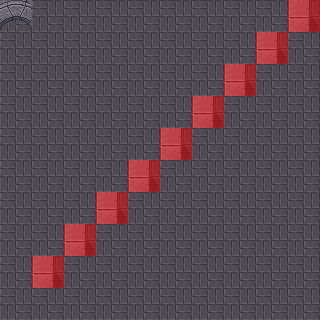

Rendered tile map (Tiled .tmx) drawn with the repository's tilesets; below, a short description and the full map source, tile grids included:
An orthogonal 10x10 tile map with 32x32 px tiles, 3 tile layers (Tile Layer 1, Tile Layer 2, Collision) and 1 object (warp).

<map version="1.0" orientation="orthogonal" width="10" height="10" tilewidth="32" tileheight="32">
 <tileset firstgid="1" name="crypt" tilewidth="32" tileheight="32">
  <image source="crypt.png" width="512" height="512" />
 </tileset>
 <layer name="Tile Layer 1" width="10" height="10">
  <data>
   <tile gid="238" />
   <tile gid="238" />
   <tile gid="238" />
   <tile gid="238" />
   <tile gid="238" />
   <tile gid="238" />
   <tile gid="238" />
   <tile gid="238" />
   <tile gid="238" />
   <tile gid="238" />
   <tile gid="238" />
   <tile gid="238" />
   <tile gid="238" />
   <tile gid="238" />
   <tile gid="238" />
   <tile gid="238" />
   <tile gid="238" />
   <tile gid="238" />
   <tile gid="238" />
   <tile gid="238" />
   <tile gid="238" />
   <tile gid="238" />
   <tile gid="238" />
   <tile gid="238" />
   <tile gid="238" />
   <tile gid="238" />
   <tile gid="238" />
   <tile gid="238" />
   <tile gid="238" />
   <tile gid="238" />
   <tile gid="238" />
   <tile gid="238" />
   <tile gid="238" />
   <tile gid="238" />
   <tile gid="238" />
   <tile gid="238" />
   <tile gid="238" />
   <tile gid="238" />
   <tile gid="238" />
   <tile gid="238" />
   <tile gid="238" />
   <tile gid="238" />
   <tile gid="238" />
   <tile gid="238" />
   <tile gid="238" />
   <tile gid="238" />
   <tile gid="238" />
   <tile gid="238" />
   <tile gid="238" />
   <tile gid="238" />
   <tile gid="238" />
   <tile gid="238" />
   <tile gid="238" />
   <tile gid="238" />
   <tile gid="238" />
   <tile gid="238" />
   <tile gid="238" />
   <tile gid="238" />
   <tile gid="238" />
   <tile gid="238" />
   <tile gid="238" />
   <tile gid="238" />
   <tile gid="238" />
   <tile gid="238" />
   <tile gid="238" />
   <tile gid="238" />
   <tile gid="238" />
   <tile gid="238" />
   <tile gid="238" />
   <tile gid="238" />
   <tile gid="238" />
   <tile gid="238" />
   <tile gid="238" />
   <tile gid="238" />
   <tile gid="238" />
   <tile gid="238" />
   <tile gid="238" />
   <tile gid="238" />
   <tile gid="238" />
   <tile gid="238" />
   <tile gid="238" />
   <tile gid="238" />
   <tile gid="238" />
   <tile gid="238" />
   <tile gid="238" />
   <tile gid="238" />
   <tile gid="238" />
   <tile gid="238" />
   <tile gid="238" />
   <tile gid="238" />
   <tile gid="238" />
   <tile gid="238" />
   <tile gid="238" />
   <tile gid="238" />
   <tile gid="238" />
   <tile gid="238" />
   <tile gid="238" />
   <tile gid="238" />
   <tile gid="238" />
   <tile gid="238" />
  </data>
 </layer>
 <layer name="Tile Layer 2" width="10" height="10">
  <data>
   <tile gid="253" />
   <tile gid="0" />
   <tile gid="0" />
   <tile gid="0" />
   <tile gid="0" />
   <tile gid="0" />
   <tile gid="0" />
   <tile gid="0" />
   <tile gid="0" />
   <tile gid="160" />
   <tile gid="0" />
   <tile gid="0" />
   <tile gid="0" />
   <tile gid="0" />
   <tile gid="0" />
   <tile gid="0" />
   <tile gid="0" />
   <tile gid="0" />
   <tile gid="160" />
   <tile gid="0" />
   <tile gid="0" />
   <tile gid="0" />
   <tile gid="0" />
   <tile gid="0" />
   <tile gid="0" />
   <tile gid="0" />
   <tile gid="0" />
   <tile gid="160" />
   <tile gid="0" />
   <tile gid="0" />
   <tile gid="0" />
   <tile gid="0" />
   <tile gid="0" />
   <tile gid="0" />
   <tile gid="0" />
   <tile gid="0" />
   <tile gid="160" />
   <tile gid="0" />
   <tile gid="0" />
   <tile gid="0" />
   <tile gid="0" />
   <tile gid="0" />
   <tile gid="0" />
   <tile gid="0" />
   <tile gid="0" />
   <tile gid="160" />
   <tile gid="0" />
   <tile gid="0" />
   <tile gid="0" />
   <tile gid="0" />
   <tile gid="0" />
   <tile gid="0" />
   <tile gid="0" />
   <tile gid="0" />
   <tile gid="160" />
   <tile gid="0" />
   <tile gid="0" />
   <tile gid="0" />
   <tile gid="0" />
   <tile gid="0" />
   <tile gid="0" />
   <tile gid="0" />
   <tile gid="0" />
   <tile gid="160" />
   <tile gid="0" />
   <tile gid="0" />
   <tile gid="0" />
   <tile gid="0" />
   <tile gid="0" />
   <tile gid="0" />
   <tile gid="0" />
   <tile gid="0" />
   <tile gid="160" />
   <tile gid="0" />
   <tile gid="0" />
   <tile gid="0" />
   <tile gid="0" />
   <tile gid="0" />
   <tile gid="0" />
   <tile gid="0" />
   <tile gid="0" />
   <tile gid="160" />
   <tile gid="0" />
   <tile gid="0" />
   <tile gid="0" />
   <tile gid="0" />
   <tile gid="0" />
   <tile gid="0" />
   <tile gid="0" />
   <tile gid="0" />
   <tile gid="0" />
   <tile gid="0" />
   <tile gid="0" />
   <tile gid="0" />
   <tile gid="0" />
   <tile gid="0" />
   <tile gid="0" />
   <tile gid="0" />
   <tile gid="0" />
   <tile gid="0" />
  </data>
 </layer>
 <layer name="Collision" width="10" height="10">
  <data>
   <tile gid="0" />
   <tile gid="0" />
   <tile gid="0" />
   <tile gid="0" />
   <tile gid="0" />
   <tile gid="0" />
   <tile gid="0" />
   <tile gid="0" />
   <tile gid="0" />
   <tile gid="13" />
   <tile gid="0" />
   <tile gid="0" />
   <tile gid="0" />
   <tile gid="0" />
   <tile gid="0" />
   <tile gid="0" />
   <tile gid="0" />
   <tile gid="0" />
   <tile gid="13" />
   <tile gid="0" />
   <tile gid="0" />
   <tile gid="0" />
   <tile gid="0" />
   <tile gid="0" />
   <tile gid="0" />
   <tile gid="0" />
   <tile gid="0" />
   <tile gid="13" />
   <tile gid="0" />
   <tile gid="0" />
   <tile gid="0" />
   <tile gid="0" />
   <tile gid="0" />
   <tile gid="0" />
   <tile gid="0" />
   <tile gid="0" />
   <tile gid="13" />
   <tile gid="0" />
   <tile gid="0" />
   <tile gid="0" />
   <tile gid="0" />
   <tile gid="0" />
   <tile gid="0" />
   <tile gid="0" />
   <tile gid="0" />
   <tile gid="13" />
   <tile gid="0" />
   <tile gid="0" />
   <tile gid="0" />
   <tile gid="0" />
   <tile gid="0" />
   <tile gid="0" />
   <tile gid="0" />
   <tile gid="0" />
   <tile gid="13" />
   <tile gid="0" />
   <tile gid="0" />
   <tile gid="0" />
   <tile gid="0" />
   <tile gid="0" />
   <tile gid="0" />
   <tile gid="0" />
   <tile gid="0" />
   <tile gid="13" />
   <tile gid="0" />
   <tile gid="0" />
   <tile gid="0" />
   <tile gid="0" />
   <tile gid="0" />
   <tile gid="0" />
   <tile gid="0" />
   <tile gid="0" />
   <tile gid="13" />
   <tile gid="0" />
   <tile gid="0" />
   <tile gid="0" />
   <tile gid="0" />
   <tile gid="0" />
   <tile gid="0" />
   <tile gid="0" />
   <tile gid="0" />
   <tile gid="13" />
   <tile gid="0" />
   <tile gid="0" />
   <tile gid="0" />
   <tile gid="0" />
   <tile gid="0" />
   <tile gid="0" />
   <tile gid="0" />
   <tile gid="0" />
   <tile gid="0" />
   <tile gid="0" />
   <tile gid="0" />
   <tile gid="0" />
   <tile gid="0" />
   <tile gid="0" />
   <tile gid="0" />
   <tile gid="0" />
   <tile gid="0" />
   <tile gid="0" />
  </data>
 </layer>
 <objectgroup name="Warps" width="10" height="10">
  <object name="warp" x="0" y="0" width="32" height="32">
   <properties>
    <property name="mapa" value="mapa4" />
    <property name="x" value="50" />
    <property name="y" value="50" />
   </properties>
  </object>
 </objectgroup>
</map>
